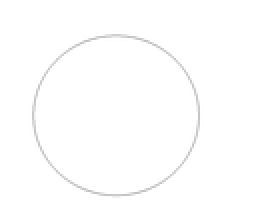
%> input picture extract_all_features_April2018_traditional/FeatureExtraction/morphtools/circle2.TIF, 128 x 105 px, shrunk from 555 x 456 before the run (shown 2 times larger)
$ octave --eval "result = extract_texture_features(imread('../morphtools/circle2.TIF'));"   (GNU Octave 9; MATLAB toolbox functions it lacks are replaced by stand-ins)
%> lines starting %> are read from the running program, lines starting %| are printed output that depends on the picture
### extract_all_features_April2018_traditional/FeatureExtraction/texture/texfeats.m
function texture = texfeats(I)
% Calculate texture features

% % Covert to greyscale, since most of these features are for 2-d images
% % only. You can cycle through each slice individually if you'd like.
% Img = rgb2gray(I);

texture = [];
for slice = 1:3
    Img = I(:,:,slice);

    % Grayscale Texture Features
    %   [texture_grayscale] = GreyLevel2(Img, WindowSize)
    texture_grayscale = GreyLevel2(Img, 3);
    texture_grayscale = reshape(texture_grayscale,...
        size(texture_grayscale,1), size(texture_grayscale,2),...
        size(texture_grayscale,3)*size(texture_grayscale,4));

    % [6 lines of commented-out code are left out]
    [texture_gabors_cos, texture_gabors_sin] = gaborfilt(Img, (0:5)*pi/6, [1 2], 1, 0, 1);
    texture_gabors_cos = reshape(texture_gabors_cos, ...
        size(texture_gabors_cos,1), size(texture_gabors_cos,2), ...
        size(texture_gabors_cos,3)*size(texture_gabors_cos,4));

    texture_gabors_sin = reshape(texture_gabors_sin, ...
        size(texture_gabors_sin,1), size(texture_gabors_sin,2), ...
        size(texture_gabors_sin,3)*size(texture_gabors_sin,4));

    % Fix the zero dimensions
    cos_idx = squeeze(any(any(texture_gabors_cos(:,:,1:144))));
    temp = texture_gabors_cos(:,:,cos_idx);
    texture_gabors_cos = temp; clear temp cos_idx


    sin_idx = squeeze(any(any(texture_gabors_sin(:,:,1:144))));
    temp = texture_gabors_sin(:,:,sin_idx);
    texture_gabors_sin = temp; clear temp sin_idx

% [12 lines of commented-out code are left out]
    [texture_laws] = lawsfilter(Img);

    % Local Binary Pattern Features:
    %   [texture_lbp] = lbp(Img,startoffset,ccw);
    %   See help in lbp.m for info on "startoffset" and "ccw"
    texture_lbp = [];
    for jj = 0:7
        [texture_lbp] = cat(3, texture_lbp, lbp(Img,jj));
    end
    for jj = 0:7
        [texture_lbp] = cat(3, texture_lbp, lbp(Img,jj,false));
    end

% %     texture = cat(3,texture_features,texture_grayscale,texture_haralick,...
% %         texture_gabors_cos, texture_gabors_sin, texture_laws, texture_lbp);
%     texture = cat(3,texture,texture_grayscale,texture_haralick,...
%             texture_gabors_cos, texture_gabors_sin);
    texture = cat(3,texture,texture_grayscale,texture_gabors_cos, texture_gabors_sin,texture_laws,texture_lbp);
%     texture = cat(3,texture,texture_grayscale,texture_laws,texture_lbp);%texture_gabors_cos, texture_gabors_sin
end
%> this loop made 3 passes
%> pass 3, in meanfilt2 (call 3), `Y = convn(Vol,mask,'same');`:
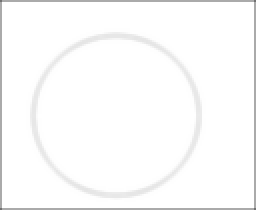
%> Y: size 105x128 double (shown 2 times larger); min 0.444, max 1, mean 0.984

### extract_all_features_April2018_traditional/FeatureExtraction/texture/GreyLevel2.m
function GreyLevelFeature = GreyLevel2(inVol,WindowSize)
% Calculate gray-level features using 2D window (can accept volume input)
% Edit 9/26/2011 -- Modified medianfilt2, stdfilt2, rangefilt2 to use
%   built-in functions (SD)

global Vol
Vol=double(inVol);
clear inVol;

verbose_mode = 0;

[height, width, planes] = size(Vol);

nfeatures=15;
GrayLevelFeature=ones(height, width, planes, nfeatures);

%% ******************************************************
%% ** Grey-Level Feature Extraction *********************
%% ******************************************************
if(verbose_mode), fprintf('Calculating Mean Image... '); end;
GreyLevelFeature(:,:,:,1) = meanfilt2(WindowSize);

if(verbose_mode), fprintf('Median... ');end;
GreyLevelFeature(:,:,:,2) = medianfilt2(WindowSize);

if(verbose_mode), fprintf('Std. Dev.... ');end;
GreyLevelFeature(:,:,:,3) = stdfilt2(WindowSize);

if(verbose_mode), fprintf('Range... ');end;
GreyLevelFeature(:,:,:,4) = rangefilt2(WindowSize);

if(verbose_mode), fprintf('x,y Sobel...\n');end;
GreyLevelFeature(:,:,:,5) = sobelx(WindowSize);
GreyLevelFeature(:,:,:,6) = sobely(WindowSize);

if(verbose_mode), fprintf('\tdiagonal Sobel... ');end;
GreyLevelFeature(:,:,:,7) = sobelxydiag(WindowSize);
GreyLevelFeature(:,:,:,8) = sobelyxdiag(WindowSize);

GreyLevelFeature(:,:,:,9) = Get_Kirsch_1(WindowSize);
GreyLevelFeature(:,:,:,10) = Get_Kirsch_2(WindowSize);
GreyLevelFeature(:,:,:,11) = Get_Kirsch_3(WindowSize);

if(verbose_mode), fprintf('Derivative Gradients.\n'); end;
[GreyLevelFeature(:,:,:,12),GreyLevelFeature(:,:,:,13)] = gradient(Vol);
GreyLevelFeature(:,:,:,14)=sqrt(GreyLevelFeature(:,:,:,12).^2 + ...
    GreyLevelFeature(:,:,:,13).^2);
GreyLevelFeature(:,:,:,15)=ddiag(WindowSize);

clear global Vol

%% ******************************************************
%% ** Sub-Functions that actually do the work ***********
%% ******************************************************
function Y = meanfilt2(WindowSize)

global Vol
[Height,Width,planes] = size(Vol);
mask = repmat(1/WindowSize.^2,WindowSize,WindowSize);
Y = convn(Vol,mask,'same');

[Height,Width,planes] = size(Y);
% Vector = Y(:);

%%-------------------------------------------------------------------------

function Y = medianfilt2(WindowSize)

global Vol

% Use medfilt2 with the symmetric padding technique
Y = medfilt2(Vol, [WindowSize WindowSize], 'symmetric');

% [29 lines of commented-out code are left out]

% [6 lines left out: function medcolfun, not called in this run]


%%-------------------------------------------------------------------------

function Y = stdfilt2(WindowSize)

global Vol

Y = stdfilt(Vol, ones(WindowSize));

% [32 lines of commented-out code are left out]

%%-------------------------------------------------------------------------

function Y = rangefilt2(WindowSize)

global Vol

Y = rangefilt(Vol, ones(WindowSize));

% [27 lines of commented-out code are left out]

%%-------------------------------------------------------------------------

function Y = Get_Kirsch_1(WindowSize)

global Vol
sobel = [3 3 3;3 0 3; -5 -5 -5];
Y = convn(Vol,sobel,'same');


%%-------------------------------------------------------------------------

function Y = Get_Kirsch_2(WindowSize)

global Vol
sobel = [-5 3 3;-5 0 3; -5 3 3];
Y = convn(Vol,sobel,'same');


%%-------------------------------------------------------------------------

function Y = Get_Kirsch_3(WindowSize)

global Vol
sobel = [3 3 3;-5 0 3; -5 -5 3];
Y = convn(Vol,sobel,'same');


%%-------------------------------------------------------------------------

function Y = sobelxydiag(Image,WindowSize)

global Vol
sobel = [0 1 2; -1 0 1; -2 -1 0];
Y = convn(Vol,sobel,'same');

%%-------------------------------------------------------------------------

function Y = sobelyxdiag(Image,WindowSize)

global Vol
sobel = [0 1 2; -1 0 1; -2 -1 0];
sobel=flipdim(sobel,2);
Y = convn(Vol,sobel,'same');

%%-------------------------------------------------------------------------

function Y = sobely(WindowSize)

global Vol
sobel = [1 2 1; 0 0 0; -1 -2 -1];
Y = convn(Vol,sobel,'same');

%%-------------------------------------------------------------------------

function Y = sobelx(WindowSize)

global Vol
sobel = [-1 0 1;-2 0 2;-1 0 1];
Y = convn(Vol,sobel,'same');

%%-------------------------------------------------------------------------

% [5 lines left out: function dx, not called in this run]

%%-------------------------------------------------------------------------

% [5 lines left out: function dy, not called in this run]

%%-------------------------------------------------------------------------

function Y = ddiag(Image,WindowSize)

global Vol
mask = [-1 0;0 1];
Y = convn(Vol,mask,'same');

### extract_all_features_April2018_traditional/FeatureExtraction/texture/lawsfilter.m
function lawsresponses = lawsfilter(I)
% LAWSFILTER Apply 2D Law's filters to an image.
%
%   LAWSRESPONSES = LAWSFILTER(I) returns in LAWSRESPONSES a N-by-M-by-25
%       array containing the 25 filter responses from the laws kernels.
%
%   See also: lawskerns, imfilter.
%
%JCC

[nrows, ncols, highdims]=size(I);
if highdims>1, error('2D grayscale images only.'); end

KK=lawskerns;
nkerns=size(KK,3);

% If imfilter is available, use it, otherwise use filter2
if exist('imfilter','file'),
    filterfun=@(X,h) imfilter(X,h);
else
    filterfun=@(X,h) filter2(h,X);
end

% Calculate filter responses
lawsresponses=zeros([nrows ncols nkerns]);
for i=1:nkerns,
    lawsresponses(:,:,i)=filterfun(I,KK(:,:,i));
end

### extract_all_features_April2018_traditional/FeatureExtraction/texture/gaborfilt.m
function [gabors_cos,gabors_sin] = gaborfilt(vol,theta,lambda,b,psi,gamma)

% [4 lines of commented-out code are left out]
if nargin<6, gamma=1; if nargin<5, psi=0; end; end

ngabors=numel(lambda)*numel(theta);
gabors_cos=zeros([size(vol) ngabors]);
gabors_sin=zeros([size(vol) ngabors]);

ig=1;
fprintf('Calculating Gabor features:');
for i=1:numel(lambda),
    for j=1:numel(theta),
        [gb_c,gb_s]=gaborkerns(theta(j),lambda(i),b,psi,gamma);
        for k=1:size(vol,3),
            gabors_cos(:,:,k,ig)=jconv2(vol(:,:,k),gb_c);
            gabors_sin(:,:,k,ig)=jconv2(vol(:,:,k),gb_s);
        end
        ig=ig+1;
        fprintf('.');
    end
end
fprintf('\n');


% [9 lines left out: function jconv2, not called in this run]

### extract_all_features_April2018_traditional/FeatureExtraction/texture/lawskerns.m
function KK = lawskerns
% LAWSKERNS Generate the 25 Law's 2D kernels from the 5 1D kernel bases.
%
%   KK = LAWSKERNS returns the kernenels in a 5-by-5-by-25 array KK.
%
% L5 = L3*L3
% E5 = L3*E3 = E3*L3
% S5 = L3*S3 = E3*E3
% W5 = E3*S3 = S3*E3
% R5 = S3*L3 = S3*S3
% use mtimesx for 3D (e.g. E3E3E3, E3S3S3, L3S3E3, etc.):
%   L3L3E3=mtimesx(L3',mtimesx(permute(L3,[3 1 2]),E3))  % 3x1x1 * 1x1x3 * 1x3x1
%   % OR
%   L3L3E3=mtimesx(permute(mtimesx(L3',L3),[1 3 2]),E3)  % (3x1x1 * 1x3x1)^Transpose(2<->3) * 1x3x1
%JCC

K=zeros(5);
K(1,:) = [ 1  4  6  4  1]; % L (Level)
K(2,:) = [-1 -2  0  2  1]; % E (Edge)
K(3,:) = [-1  0  2  0 -1]; % S (Spot)
K(4,:) = [-1  2  0 -2  1]; % W (Wave)
K(5,:) = [ 1 -4  6 -4  1]; % R (Ripple)

KK=zeros(5,5,5*5);
for i=1:5,
    for j=1:5,
        KK(:,:,j+(i-1)*5)=K(i,:)'*K(j,:);
    end
end

### extract_all_features_April2018_traditional/FeatureExtraction/texture/extract_texture_features.m
function [texture_vector] = extract_texture_features(I)

texture = texfeats(rgb2hsv(I));
feature_num = size(texture,3);
%> feature_num = 192
texture_vector = zeros(3*feature_num, 1);

for i = 1:feature_num
    featmap = texture(:,:,i);
    texture_vector(i) = mean2(featmap);
    texture_vector(feature_num+i) = std2(featmap);
    texture_vector(2*feature_num+i) = mode(featmap(:));
end
%> after the loop, texture_vector = 576 values, max 256 at index 536, min -0.0344 at index 123, mean 44.4
%> `result = extract_texture_features(imread('../morphtools/circle2.TIF'));`: result has the same summary as texture_vector in extract_texture_features
